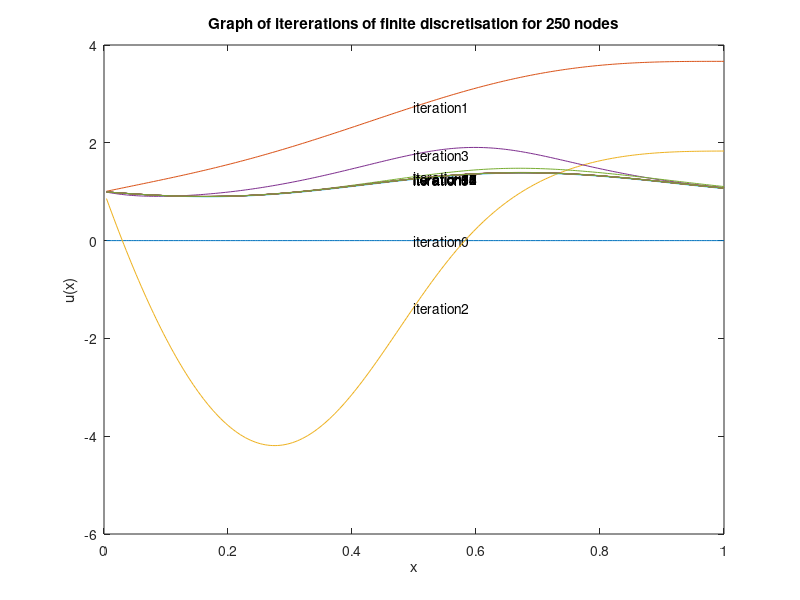

This chart was generated by the following MATLAB code:
% Code to calculate the solution to a 
% nonlinear BVP with Dirichlet and Robin BCs

% Some physical parameter.
mu = 10;

% Define the interval over which solution is calculated.
a= 0; b= 1;

% Define N.
N= 250;

% Define the grid spacing.
h=(b-a)/N;

% Define the grid. Note that there is no need to solve at x=a.
x = reshape(linspace(a+h,b,N),N,1);

% Define an initial guess for the solution 
% of the BVP (make sure it is a column vector)
U= zeros(N, 1);

% Define a tolerance for the termination of Newton-Raphson.
tol= 10^(-8); 
% Ensure that F is such that at least one iteration is done.
F=ones(N,1);
J=zeros(N,N);

% Store the initial guess in SOL.
SOL= U;

% Loop while the norm(F) is greater than tol.
while (norm(F)>tol )

    %% Define F(u).
    % Boundary conditions.
     F(N) = (U(N) * ((2 * h * (U(N)^2)) + 3)) - (4 * (U(N-1))) + U(N-2);

    % Finite difference approximation to ODE at interior nodes.
    F(1) = (U(2) * (2 + h * exp(U(1)))) - (4 * U(1)) + (2 - (h * exp(U(1))));
    F(1) = F(1) - (2 * (h^2) * mu * sin(2 * pi * x(1)));
    for i=2:N-1
        F(i)= (U(i+1) * (2 + h * exp(U(i)))) - (4 * U(i)) + U(i-1)*(2 - h * exp(U(i)));
        F(i) = F(i) - (2 * (h^2) * mu * sin(2 * pi * x(i)));
    end;

    %% Define the Jacobian J.
    % First row corresponds to BC at x=0.
    J(1,:) = horzcat(((U(2) - 1) * h * exp(U(1))) - 4, 2 + (h * exp(U(1))), zeros(1, N-2));

    % Last row corresponds to BC at x=1.
    %J(N,:) = horzcat(zeros(1, N-2),  2/(h^2), -2/(h^2) - (U(N)^2) * exp(U(N))*(U(N) + 3));
    J(N,:) = horzcat(zeros(1, N-3), 1, -4, (4 * h * U(N)^2) + 3); 

    % Intermediate rows correspond to F(i)=...
    for i=2:(N-1)
        % Diagonal entries.
        J(i,i)= ((U(i+1) - U(i-1)) * h * exp(U(i))) - 4;
        % Left diagonal entries
        J(i, i-1) = 2 - (h * exp(U(i)));
        % Right diagonal entries
        J(i, i+1) = 2 + (h * exp(U(i)));
    end
    
    %% Having defined F and J, update the approximate solution to
    % the difference equations.
    
    U=U-J\F;

    %% Store the new approximation.
    SOL= [SOL,U];
    size(SOL)
end

%% Insert your plot commands here.
plots = []
labels = []
sz = size(SOL);
for i  = 1:(sz(2))    
        p = plot(x, SOL(:,i));
        text(0.5, SOL(N/2,i), strcat('iteration  ', int2str(i - 1)));
        plots = [plots, p];
        hold all;
end
title('Graph of itererations of finite discretisation for 250 nodes')
xlabel('x'); % x-axis label
ylabel('u(x)'); % y-axis label
hold off
